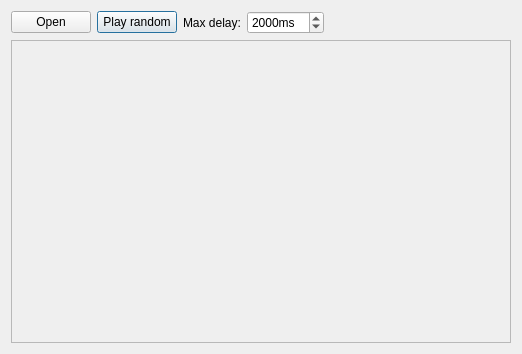
<?xml version="1.0" encoding="UTF-8"?>
<ui version="4.0">
 <class>MultiSfxTester</class>
 <widget class="QDialog" name="MultiSfxTester">
  <property name="geometry">
   <rect>
    <x>0</x>
    <y>0</y>
    <width>522</width>
    <height>354</height>
   </rect>
  </property>
  <property name="acceptDrops">
   <bool>true</bool>
  </property>
  <property name="windowTitle">
   <string>Multi-SFX tester</string>
  </property>
  <layout class="QGridLayout" name="gridLayout">
   <item row="1" column="0" colspan="5">
    <widget class="QScrollArea" name="sfxList">
     <property name="widgetResizable">
      <bool>true</bool>
     </property>
     <widget class="QWidget" name="scrollAreaWidgetContents">
      <property name="geometry">
       <rect>
        <x>0</x>
        <y>0</y>
        <width>502</width>
        <height>305</height>
       </rect>
      </property>
      <layout class="QVBoxLayout" name="verticalLayout">
       <item>
        <spacer name="verticalSpacer">
         <property name="orientation">
          <enum>Qt::Vertical</enum>
         </property>
         <property name="sizeHint" stdset="0">
          <size>
           <width>20</width>
           <height>284</height>
          </size>
         </property>
        </spacer>
       </item>
      </layout>
     </widget>
    </widget>
   </item>
   <item row="0" column="2">
    <widget class="QLabel" name="label">
     <property name="text">
      <string>Max delay:</string>
     </property>
    </widget>
   </item>
   <item row="0" column="4">
    <spacer name="horizontalSpacer">
     <property name="orientation">
      <enum>Qt::Horizontal</enum>
     </property>
     <property name="sizeHint" stdset="0">
      <size>
       <width>327</width>
       <height>20</height>
      </size>
     </property>
    </spacer>
   </item>
   <item row="0" column="1">
    <widget class="QPushButton" name="randomPlaying">
     <property name="text">
      <string>Play random</string>
     </property>
     <property name="checkable">
      <bool>true</bool>
     </property>
    </widget>
   </item>
   <item row="0" column="0">
    <widget class="QPushButton" name="openSfx">
     <property name="text">
      <string>Open</string>
     </property>
    </widget>
   </item>
   <item row="0" column="3">
    <widget class="QSpinBox" name="maxRandomDelay">
     <property name="toolTip">
      <string>Maximum delay between random plays</string>
     </property>
     <property name="suffix">
      <string>ms</string>
     </property>
     <property name="minimum">
      <number>100</number>
     </property>
     <property name="maximum">
      <number>10000</number>
     </property>
     <property name="singleStep">
      <number>500</number>
     </property>
     <property name="value">
      <number>2000</number>
     </property>
    </widget>
   </item>
  </layout>
 </widget>
 <resources/>
 <connections/>
</ui>
